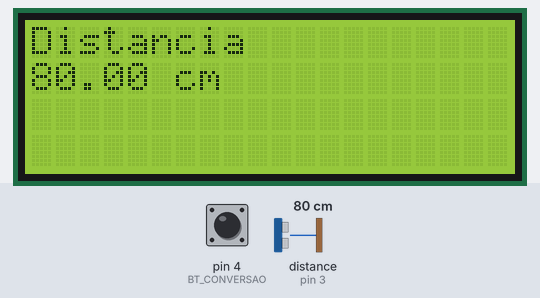
Bench run of a sketch on a simulated Arduino Uno, built with avr-gcc and run on an emulated ATmega328P. On the bench: 20×4 character LCD. The test bench sets the inputs (shaded band); at power-on: pin 4 (BT_CONVERSAO) HIGH, distance to the obstacle (sensor on pin 3) 80 cm. The echo pulse lasts 58.3 µs per cm.

Above: at 1.2 s.
1.3 s: pin 4 (BT_CONVERSAO) pulled LOW for 0.15 s
At 2.7 s:
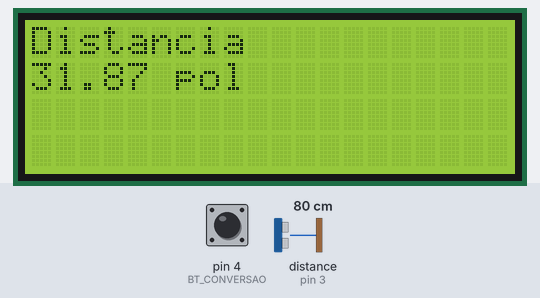
5.6 s: pin 4 (BT_CONVERSAO) pulled LOW for 1 s
At 7.1 s:
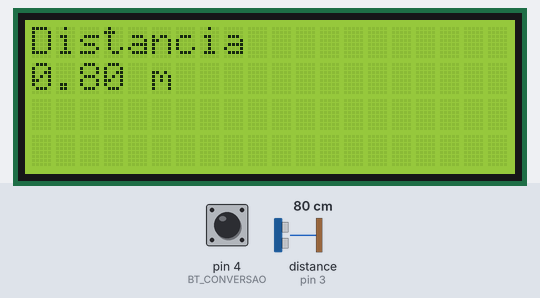
8.1 s: pin 4 (BT_CONVERSAO) pulled LOW for 0.15 s
At 9.0 s:
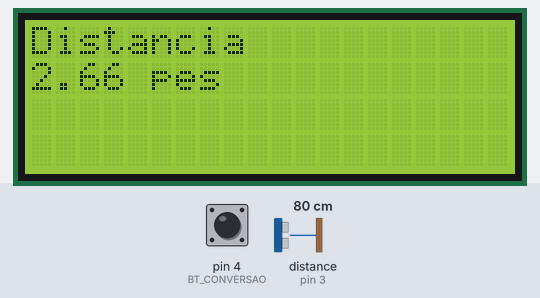
9.7 s: distance to the obstacle (sensor on pin 3) set to 2 cm
At 11.0 s:
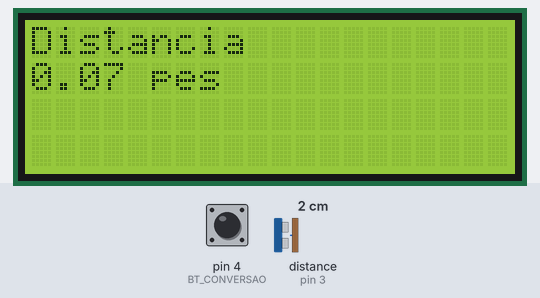
11.8 s: distance to the obstacle (sensor on pin 3) set to 4 cm
At 12.8 s:
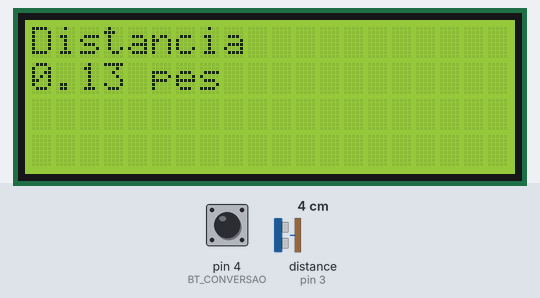
13.8 s: distance to the obstacle (sensor on pin 3) set to 9 cm
At 15.8 s:
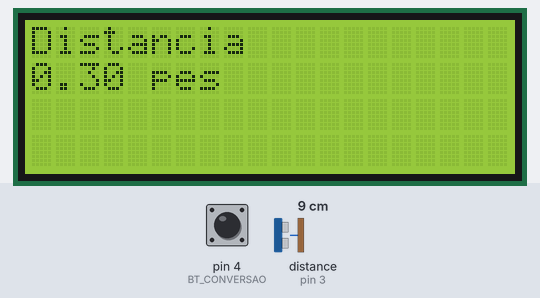
Timing chart, 0 to 16.9 s (numbered marks = the images above; inputs shaded):
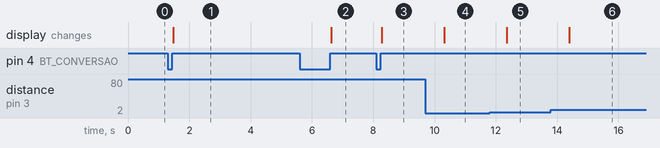

Measured:
- after the input at 1.3 s, the display: changes after 0.18 s (image 1)
- after the input at 5.6 s, the display: changes after 1.0 s (image 2)
- after the input at 8.1 s, the display: changes after 0.17 s (image 3)
- after the input at 9.7 s, the display: changes after 0.62 s (image 4)
- after the input at 11.8 s, the display: changes after 0.56 s (image 5)
- after the input at 13.8 s, the display: changes after 0.60 s (image 6)

The sketch:

versao-inicial.ino
```cpp
#include <Ultrasonic.h>
#include <LiquidCrystal_I2C.h>

#define PINO_TRIGGER 2
#define PINO_ECHO 3

#define BT_CONVERSAO 4

#define TAXA_ATUALIZACAO 1000
#define DISTANCIA_MAX 350 //3,5m

enum Unidades {
  CMT,
  POL,
  MT,
  PES
};

Ultrasonic sensor(PINO_TRIGGER, PINO_ECHO);
LiquidCrystal_I2C lcd(0x27, 20, 4);
Unidades unidade = CMT;

float medirDistancia();
void imprimirUnidade();
void calcularArea();

void setup() {
  pinMode(BT_CONVERSAO, INPUT_PULLUP);
  lcd.init();
  lcd.backlight();
}

void loop() {

  lcd.clear();
  lcd.setCursor(0, 0);
  lcd.print("Distancia");
  lcd.setCursor(0, 1);

  float distancia = medirDistancia();
  if(distancia < 0) {
     lcd.print("fora de escala");
     return;
  }
  lcd.print(String(distancia) + " ");
  imprimirUnidade();

  long tempo_ref = millis();
  while (millis() - tempo_ref < TAXA_ATUALIZACAO) {
    if (digitalRead(BT_CONVERSAO) == LOW) {
      unidade = unidade < PES ? unidade + 1 : CMT;
      while (!digitalRead(BT_CONVERSAO));
      break;
    }
  }
}

float medirDistancia() {
  float distancia = sensor.read();

   if(distancia > DISTANCIA_MAX) {
    return -1.0;
  }

  switch(unidade) {
    case POL:
    distancia /= 2.51;
    break;
    case MT:
    distancia /= 100.0;
    break;
    case PES:
    distancia /= 30.12;
    break;
  }

  return distancia;
}

void imprimirUnidade() {
  switch(unidade) {
    case CMT:
    lcd.print("cm");
    break;
    case POL:
    lcd.print("pol");
    break;
    case MT:
    lcd.print("m");
    break;
    case PES:
    lcd.print("pes");
    break;
  }
}
```
